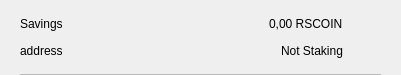
<?xml version="1.0" encoding="UTF-8"?>
<ui version="4.0">
 <class>CSRow</class>
 <widget class="QWidget" name="CSRow">
  <property name="geometry">
   <rect>
    <x>0</x>
    <y>0</y>
    <width>401</width>
    <height>75</height>
   </rect>
  </property>
  <property name="windowTitle">
   <string>Form</string>
  </property>
  <layout class="QVBoxLayout" name="verticalLayout">
   <property name="spacing">
    <number>0</number>
   </property>
   <property name="leftMargin">
    <number>20</number>
   </property>
   <property name="topMargin">
    <number>10</number>
   </property>
   <property name="rightMargin">
    <number>20</number>
   </property>
   <property name="bottomMargin">
    <number>0</number>
   </property>
   <item>
    <widget class="QWidget" name="info" native="true">
     <property name="minimumSize">
      <size>
       <width>0</width>
       <height>0</height>
      </size>
     </property>
     <layout class="QHBoxLayout" name="horizontalLayout_3">
      <property name="leftMargin">
       <number>0</number>
      </property>
      <property name="topMargin">
       <number>0</number>
      </property>
      <property name="rightMargin">
       <number>0</number>
      </property>
      <property name="bottomMargin">
       <number>10</number>
      </property>
      <item>
       <widget class="QWidget" name="container" native="true">
        <property name="minimumSize">
         <size>
          <width>0</width>
          <height>0</height>
         </size>
        </property>
        <layout class="QVBoxLayout" name="verticalLayout_2">
         <property name="spacing">
          <number>0</number>
         </property>
         <property name="leftMargin">
          <number>0</number>
         </property>
         <property name="topMargin">
          <number>0</number>
         </property>
         <property name="rightMargin">
          <number>0</number>
         </property>
         <property name="bottomMargin">
          <number>0</number>
         </property>
         <item>
          <layout class="QHBoxLayout" name="horizontalLayout">
           <item>
            <widget class="QLabel" name="labelName">
             <property name="text">
              <string>Savings</string>
             </property>
            </widget>
           </item>
           <item>
            <spacer name="horizontalSpacer">
             <property name="orientation">
              <enum>Qt::Horizontal</enum>
             </property>
             <property name="sizeHint" stdset="0">
              <size>
               <width>40</width>
               <height>20</height>
              </size>
             </property>
            </spacer>
           </item>
           <item>
            <widget class="QLabel" name="labelAmount">
             <property name="text">
              <string>0,00 RSCOIN</string>
             </property>
            </widget>
           </item>
          </layout>
         </item>
         <item>
          <layout class="QHBoxLayout" name="horizontalLayout_2">
           <item>
            <widget class="QLabel" name="labelAddress">
             <property name="text">
              <string>address</string>
             </property>
            </widget>
           </item>
           <item>
            <spacer name="horizontalSpacer_2">
             <property name="orientation">
              <enum>Qt::Horizontal</enum>
             </property>
             <property name="sizeHint" stdset="0">
              <size>
               <width>40</width>
               <height>20</height>
              </size>
             </property>
            </spacer>
           </item>
           <item>
            <widget class="QLabel" name="labelStaking">
             <property name="text">
              <string>Not Staking</string>
             </property>
            </widget>
           </item>
          </layout>
         </item>
        </layout>
       </widget>
      </item>
      <item alignment="Qt::AlignHCenter|Qt::AlignVCenter">
       <widget class="QPushButton" name="pushButtonMenu">
        <property name="minimumSize">
         <size>
          <width>24</width>
          <height>24</height>
         </size>
        </property>
        <property name="maximumSize">
         <size>
          <width>32</width>
          <height>32</height>
         </size>
        </property>
        <property name="focusPolicy">
         <enum>Qt::NoFocus</enum>
        </property>
        <property name="styleSheet">
         <string notr="true">border:none; background-color:transparent;</string>
        </property>
        <property name="text">
         <string/>
        </property>
        <property name="icon">
         <iconset>
          <normaloff>://ic-menu-hover</normaloff>://ic-menu-hover</iconset>
        </property>
        <property name="iconSize">
         <size>
          <width>24</width>
          <height>24</height>
         </size>
        </property>
       </widget>
      </item>
     </layout>
    </widget>
   </item>
   <item>
    <widget class="QLabel" name="lblDivisory">
     <property name="minimumSize">
      <size>
       <width>0</width>
       <height>1</height>
      </size>
     </property>
     <property name="maximumSize">
      <size>
       <width>16777215</width>
       <height>1</height>
      </size>
     </property>
     <property name="styleSheet">
      <string notr="true">background-color:#bababa;</string>
     </property>
     <property name="text">
      <string/>
     </property>
     <property name="alignment">
      <set>Qt::AlignBottom|Qt::AlignLeading|Qt::AlignLeft</set>
     </property>
    </widget>
   </item>
  </layout>
 </widget>
 <resources/>
 <connections/>
</ui>
